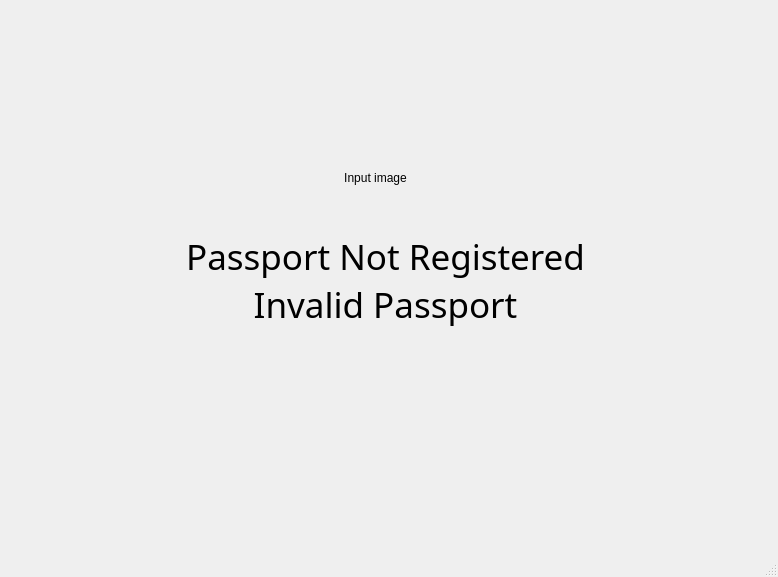
<?xml version="1.0" encoding="UTF-8"?>
<ui version="4.0">
 <class>MainWindow</class>
 <widget class="QMainWindow" name="MainWindow">
  <property name="geometry">
   <rect>
    <x>0</x>
    <y>0</y>
    <width>778</width>
    <height>577</height>
   </rect>
  </property>
  <property name="windowTitle">
   <string>MainWindow</string>
  </property>
  <property name="autoFillBackground">
   <bool>false</bool>
  </property>
  <widget class="QWidget" name="centralwidget">
   <widget class="QLabel" name="label">
    <property name="geometry">
     <rect>
      <x>20</x>
      <y>230</y>
      <width>731</width>
      <height>101</height>
     </rect>
    </property>
    <property name="font">
     <font>
      <family>Arial Black</family>
      <pointsize>26</pointsize>
      <weight>10</weight>
      <italic>false</italic>
      <bold>false</bold>
     </font>
    </property>
    <property name="styleSheet">
     <string notr="true">font: 87 26pt &quot;Arial Black&quot;;
font-colour:rgb(0, 85, 255);</string>
    </property>
    <property name="text">
     <string>Passport Not Registered
Invalid Passport</string>
    </property>
    <property name="alignment">
     <set>Qt::AlignCenter</set>
    </property>
   </widget>
   <widget class="QLabel" name="label_2">
    <property name="geometry">
     <rect>
      <x>140</x>
      <y>152</y>
      <width>471</width>
      <height>51</height>
     </rect>
    </property>
    <property name="text">
     <string>Input image</string>
    </property>
    <property name="alignment">
     <set>Qt::AlignCenter</set>
    </property>
   </widget>
  </widget>
  <widget class="QMenuBar" name="menubar">
   <property name="geometry">
    <rect>
     <x>0</x>
     <y>0</y>
     <width>778</width>
     <height>21</height>
    </rect>
   </property>
  </widget>
  <widget class="QStatusBar" name="statusbar"/>
 </widget>
 <resources/>
 <connections/>
</ui>
